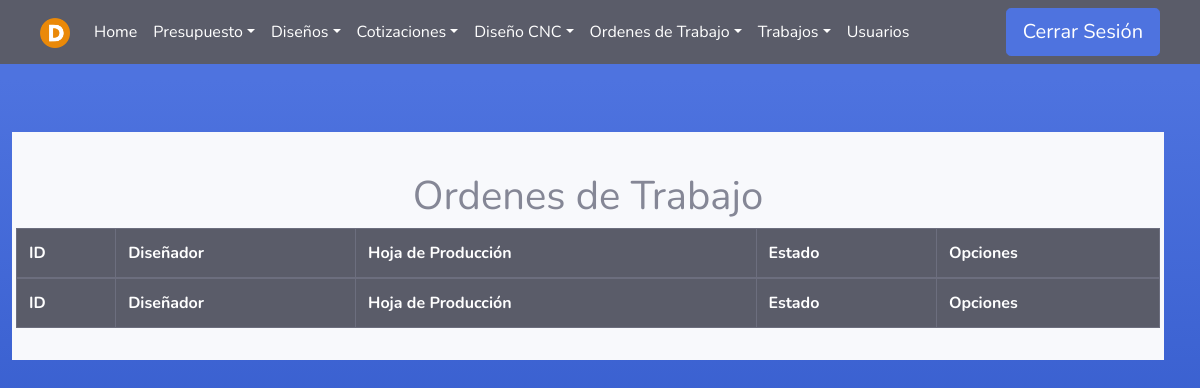
The app's page /Produccion/Diseno-CNC/ (signed in), older data.
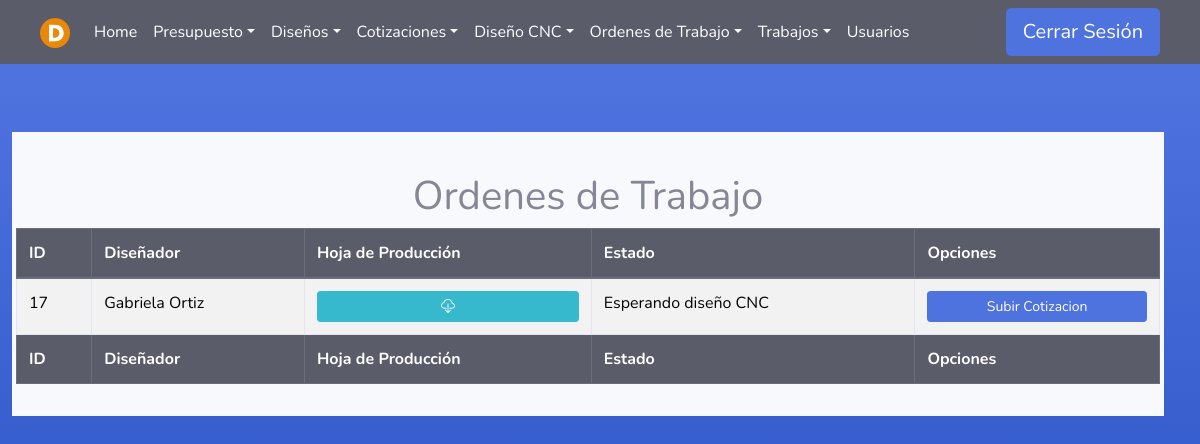
The same page, newer data.
### Produccion/models.py (models this page shows)
class Hoja_de_Produccion(models.Model):
    disenador = models.ForeignKey(User, on_delete=models.PROTECT, null=False, blank=False)
    fecha = models.DateTimeField(auto_now_add=True)
    estado=models.TextField(default='Esperando diseño CNC', null=True, blank=True)
    diseno_CNC = models.ForeignKey(Diseno_CNC, on_delete=models.PROTECT, null=True)
    diseno_produccion = models.ForeignKey(Diseno_Produccion, on_delete=models.PROTECT, null=True)
    archivo = models.FileField(upload_to='media/Produccion/')

### Produccion/views.py (the view)
# urls.py: path('Diseno-CNC/', produccion_views.listado_Diseno_CNC_pendiente , name='cnc_pendientes'),
@login_required(login_url='index')
def listado_Diseno_CNC_pendiente(request):
    hojas = Hoja_de_Produccion.objects.filter(estado='Esperando diseño CNC')
    return render(request,'Produccion/disenos_cnc_pendientes.html',{'hojas':hojas})

### Templates/Produccion/disenos_cnc_pendientes.html
{% extends 'tables.html' %}
{% block botones%}
<div class="text-center">
    <br>
    <h1>Ordenes de Trabajo</h1>
</div>
{% endblock %}
{% load static %}
{% block head %}
<th>ID</th>
{% if user.is_superuser or user.groups.all.0.name == "Administrador" %}
<th>Diseñador</th>
{% endif %}
<th>Hoja de Producción</th>
<th>Estado</th>
<th>Opciones</th>
{% endblock %}
{% block tbody %}
    {% for hoja in hojas %}
    <tr>
        <td>{{hoja.id}}</td>
        {% if user.is_superuser or user.groups.all.0.name == "Administrador" %}
        <td>{{hoja.disenador.first_name}} {{hoja.disenador.last_name}}</td>
        {% endif %}
        <td>
            <a class="btn btn-info btn-sm btn-block" href="{% url 'descargar_hoja-produccion' id=hoja.id %}" download>
                <i class="bi bi-cloud-download"></i>
            </a>
        </td>
        <td>{{hoja.estado}}</td>
        <td>
            {% if hoja.estado == 'Esperando diseño CNC' %}
                <a class="btn btn-primary btn-sm btn-block" href="/Hojas/Informacion/{{ p.presupuesto.id}}/">Subir Cotizacion</a>
            {% endif %}
        </td>
    </tr>
    {% endfor %}
{% endblock %}
{% block footer %}
<th>ID</th>
{% if user.is_superuser or user.groups.all.0.name == "Administrador" %}
<th>Diseñador</th>
{% endif %}
<th>Hoja de Producción</th>
<th>Estado</th>
<th>Opciones</th>
{% endblock %}

Row changes from the older to the newer data that the page shows:
added Hoja_de_Produccion: id "17", disenador.first_name "Gabriela", disenador.last_name "Ortiz", estado "Esperando diseño CNC"
